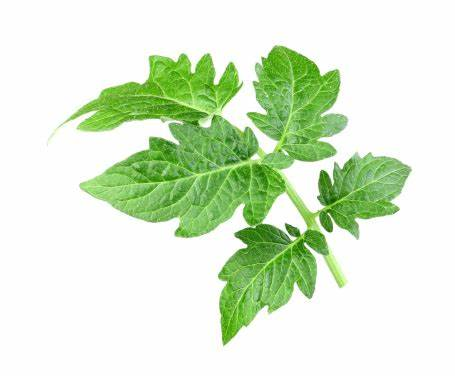
#> input picture phenotype/trainning/imageeee.jpg, 455 x 377 px, given in place of the camera
$ python testCrop.py
#> lines starting #> are read from the running program, lines starting #| are printed output that depends on the picture; after the words box and inside, x2 and y2 are one past the last pixel; in counts of white or black regions, pixels touching at a corner belong together
import cv2 as cv
import numpy as np
cap = cv.VideoCapture(0)
while(True):
    # Take each frame
    _, frame = cap.read()
#> frame is the input picture: shape (377, 455, 3); mean B, G, R 208, 234.8, 218
    # Convert BGR to HSV
    hsv = cv.cvtColor(frame, cv.COLOR_BGR2HSV)
#> hsv: shape (377, 455, 3); mean H, S, V 20.8, 38.7, 234.9
    # define range of blue color in HSV
    lower_blue = np.array([30, 50, 0])
    upper_blue = np.array([88, 255, 139])
    # Threshold the HSV image to get only blue colors
    mask = cv.inRange(hsv, lower_blue, upper_blue)
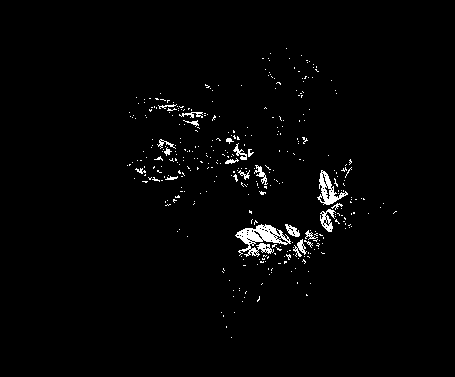
#> mask: shape (377, 455); 1.9% white in thin lines or dots, all inside (x1, y1, x2, y2) = (127, 48, 397, 338)
    # Bitwise-AND mask and original image
    res = cv.bitwise_and(frame,frame, mask= mask)
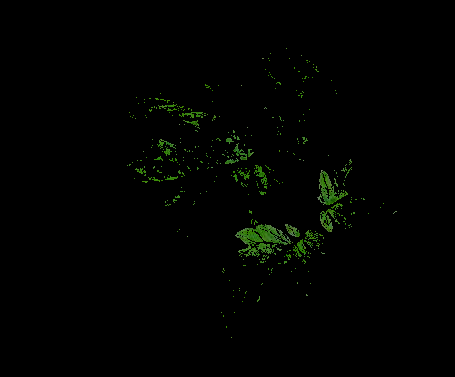
#> res: shape (377, 455, 3); mean B, G, R 0.5, 2.3, 1.1
    cv.imshow('frame',frame)
    cv.imshow('mask',mask)
    cv.imshow('res',res)
    if(cv.waitKey(1) &0xFF==ord("q")) :
#> (key q is pressed here)
        break
cv.destroyAllWindows()
